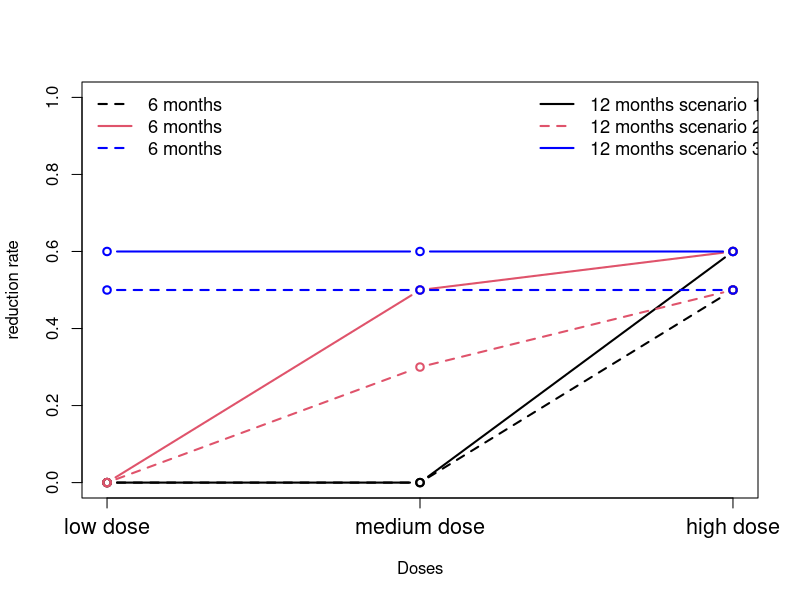

The R script that drew this image: (Note: this script raises an error after producing the figure.)
r0_6no=0
r1_6no=0
r2_6no=0
r3_6no=0
r0_12no=0
r1_12no=0
r2_12no=0
r3_12no=0

r0_6lo=0
r1_6lo=0
r2_6lo=0
r3_6lo=0.5
r0_12lo=0
r1_12lo=0
r2_12lo=0
r3_12lo=0.6

r0_6me=0
r1_6me=0
r2_6me=0.3
r3_6me=0.5
r0_12me=0
r1_12me=0
r2_12me=0.5
r3_12me=0.6

r0_6hi=0
r1_6hi=0.5
r2_6hi=0.5
r3_6hi=0.5
r0_12hi=0
r1_12hi=0.6
r2_12hi=0.6
r3_12hi=0.6

pdf(file ="Scenarios.pdf", width = 10, height = 10, pointsize = 12, paper = "special")
plot(1:3,c(r1_6lo,r2_6lo,r3_6lo),type="b",lty=2,ylim=c(0,1),ylab="reduction rate",xlab="Doses",lwd=2,xaxt="n")
axis(1,c(1:3),c("low dose","medium dose","high dose"),cex.axis=1.3)#,c("Selection","condPow","Pow"),padj=-0.3,cex.axis=1)
legend("topleft",legend=c("6 months","6 months","6 months","12 months scenario 1 - only high dose effective","12 months scenario 2 - Trend","12 months scenario 3 - all effective"),lwd=2,col=c(1,2,"blue"),bty="n",lty=c(2,1,2,1,2,1),ncol=2,cex=1.1)
lines(1:3,c(r1_12lo,r2_12lo,r3_12lo),type="b",lty=1,lwd=2)
lines(1:3,c(r1_12me,r2_12me,r3_12me),type="b",lty=1,lwd=2,col=2)
lines(1:3,c(r1_6me,r2_6me,r3_6me),type="b",lty=2,lwd=2,col=2)            
lines(1:3,c(r1_12hi,r2_12hi,r3_12hi),type="b",lty=1,lwd=2,col="blue")
lines(1:3,c(r1_6hi,r2_6hi,r3_6hi),type="b",lty=2,lwd=2,col="blue")            
dev.off()


#oncho

mu<-20
sigma<-28

mu_raw_0 = mu
sd_raw_0 = sigma 
rho = 0.5
n_trials=10000
n_arms = 4
N1<-c(80,80,80,120,120,120)
N = 200
rmonth=1
alpha1<-c(.1,.2,.3,.1,.2,.3)
alpha=.025
sim_out1=1
sel_scen=0
side1=1
test1=0
dropout=.1
rr0=0
rr1=0
rr2=0
rr3=0

#no_effect

#simulation.global.null<-c(mu_raw_0, sd_raw_0, r0_6,r1_6,r2_6,r3_6, r0_12,r1_12,r2_12,r3_12,  rho ,   #data.matrix(expand.grid
#            n_trials,n_arms,N1 , N, rmonth, alpha1 , alpha,  sim_out1,sel_scen, side1, test1)#)

oncho_no_effect<-mapply(simul_res,mu_raw_0, sd_raw_0 , r0_6no,r1_6no,r2_6no,r3_6no, r0_12no,r1_12no,r2_12no,r3_12no,  rho ,
       n_trials,4,N1 , N, rmonth, alpha1 , alpha,
       sim_out1,sel_scen, side1,test1,dropout,rr0,rr1,rr2,rr3)



#low_effect
oncho_low_effect<-mapply(simul_res,mu_raw_0, sd_raw_0 , r0_6lo,r1_6lo,r2_6lo,r3_6lo, r0_12lo,r1_12lo,r2_12lo,r3_12lo,  rho ,
                        n_trials,4,N1 , N, rmonth, alpha1 , alpha,
                        sim_out1,sel_scen, side1,test1,dropout,rr0,rr1,rr2,rr3)


#med_effect

oncho_med_effect<-mapply(simul_res,mu_raw_0, sd_raw_0 , r0_6me,r1_6me,r2_6me,r3_6me, r0_12me,r1_12me,r2_12me,r3_12me,  rho ,
                         n_trials,4,N1 , N, rmonth, alpha1 , alpha,
                         sim_out1,sel_scen, side1,test1,dropout,rr0,rr1,rr2,rr3)



#high_effect

oncho_high_effect<-mapply(simul_res,mu_raw_0, sd_raw_0 , r0_6hi,r1_6hi,r2_6hi,r3_6hi, r0_12hi,r1_12hi,r2_12hi,r3_12hi,  rho ,
                         n_trials,4,N1 , N, rmonth, alpha1 , alpha,
                         sim_out1,sel_scen, side1,test1,dropout,rr0,rr1,rr2,rr3)




#Power
pdf(file ="Oncho_Pow.pdf", width = 12, height = 9, pointsize = 12, paper = "special")

par (mfrow=c(3,4), mar=c(1, 1, 1, 1), oma=c(3, 3, 1, 1))
#plot(1:3,oncho_no_effect[7,1:3],type="b",xaxt="n",ylim=c(0,1),lty=1,lwd=2,col=1)
#mtext(side=2,"Proportion",cex=1,line=2.1)#,line=2.2)
#mtext(side=3,"Low Dose",cex=1.3)#,line=2.2)
#lines(1:3,oncho_no_effect[7,4:6],type="b",lwd=2,col=2)
#lines(1:3,oncho_no_effect[11,1:3],type="b",lwd=2,col=3,lty=2)
#lines(1:3,oncho_no_effect[15,1:3],type="b",lwd=2,col=5,lty=2)

#plot(1:3,oncho_no_effect[8,1:3],type="b",xaxt="n",yaxt="n",ylim=c(0,1),lwd=2,col=1)
#mtext(side=3,"Medium Dose",cex=1.3)#,line=2.2)
#lines(1:3,oncho_no_effect[8,4:6],type="b",lwd=2,col=2)
#lines(1:3,oncho_no_effect[12,1:3],type="b",lwd=2,col=3,lty=2)
#lines(1:3,oncho_no_effect[16,1:3],type="b",lwd=2,col=5,lty=2)

#plot(1:3,oncho_no_effect[9,1:3],type="b",xaxt="n",yaxt="n",ylim=c(0,1),lwd=2,col=1)
#mtext(side=3,"High Dose",cex=1.3)#,line=2.2)
#lines(1:3,oncho_no_effect[9,4:6],type="b",lwd=2,col=2)
#lines(1:3,oncho_no_effect[13,1:3],type="b",lwd=2,col=3,lty=2)
#lines(1:3,oncho_no_effect[17,1:3],type="b",lwd=2,col=5,lty=2)

#plot(1:3,oncho_no_effect[10,1:3],type="b",xaxt="n",yaxt="n",ylim=c(0,1),lwd=2,col=1)
#mtext(side=3,"Disjunctive",cex=1.3)#,line=2.2)
#lines(1:3,oncho_no_effect[10,4:6],type="b",lwd=2,col=2)
#lines(1:3,oncho_no_effect[14,1:3],type="b",lwd=2,col=3,lty=2)
#lines(1:3,oncho_no_effect[18,1:3],type="b",lwd=2,col=5,lty=2)
#mtext(side=4,"Scenario 0",cex=1,line=1)#,line=2.2)



plot(1:3,oncho_low_effect[7,1:3],type="b",xaxt="n",ylim=c(0,1),lty=1,lwd=2,col=1)
legend("top",legend=c(expression(N[1]==80),expression(N[1]==120),"MA1","MA2"),lwd=2,col=c(1,2,3,4,"white","white"),lty=c(1,1,2,2),bty="n")
mtext(side=2,"Proportion",cex=1,line=2.1)#,line=2.2)
mtext(side=3,"Low Dose",cex=1.3)#,line=2.2)
lines(1:3,oncho_low_effect[7,4:6],type="b",lty=1,lwd=2,col=2)
lines(1:3,oncho_low_effect[11,1:3],type="b",lwd=2,col=3,lty=2)
lines(1:3,oncho_low_effect[15,1:3],type="b",lwd=2,col=5,lty=2)

plot(1:3,oncho_low_effect[8,1:3],type="b",xaxt="n",yaxt="n",ylim=c(0,1),lwd=2,col=1)
mtext(side=3,"Medium Dose",cex=1.3)#,line=2.2)
lines(1:3,oncho_low_effect[8,4:6],type="b",lwd=2,col=2)
lines(1:3,oncho_low_effect[12,1:3],type="b",lwd=2,col=3,lty=2)
lines(1:3,oncho_low_effect[16,1:3],type="b",lwd=2,col=5,lty=2)

plot(1:3,oncho_low_effect[9,1:3],type="b",xaxt="n",yaxt="n",ylim=c(0,1),lwd=2,col=1)
mtext(side=3,"High Dose",cex=1.3)#,line=2.2)
lines(1:3,oncho_low_effect[9,4:6],type="b",lwd=2,col=2)
lines(1:3,oncho_low_effect[13,1:3],type="b",lwd=2,col=3,lty=2)
lines(1:3,oncho_low_effect[17,1:3],type="b",lwd=2,col=5,lty=2)

plot(1:3,oncho_low_effect[10,1:3],type="b",xaxt="n",yaxt="n",ylim=c(0,1),lwd=2,col=1)
lines(1:3,oncho_low_effect[10,4:6],type="b",lwd=2,col=2)
mtext(side=3,"Disjunctive",cex=1.3)#,line=2.2)lines(1:3,oncho_low_effect[10,4:6],type="b",lwd=2,col=2)
lines(1:3,oncho_low_effect[14,1:3],type="b",lwd=2,col=3,lty=2)
lines(1:3,oncho_low_effect[18,1:3],type="b",lwd=2,col=5,lty=2)
mtext(side=4,"Scenario low",cex=1,line=1)#,line=2.2)


plot(1:3,oncho_med_effect[7,1:3],type="b",xaxt="n",ylim=c(0,1),lty=1,lwd=2,col=1)
mtext(side=2,"Proportion",cex=1,line=2.1)#,line=2.2)
lines(1:3,oncho_med_effect[7,4:6],type="b",lty=1,lwd=2,col=2)
lines(1:3,oncho_med_effect[11,1:3],type="b",lwd=2,col=3,lty=2)
lines(1:3,oncho_med_effect[15,1:3],type="b",lwd=2,col=5,lty=2)

plot(1:3,oncho_med_effect[8,1:3],type="b",xaxt="n",yaxt="n",ylim=c(0,1),lwd=2,col=1)
lines(1:3,oncho_med_effect[8,4:6],type="b",lwd=2,col=2)
lines(1:3,oncho_med_effect[12,1:3],type="b",lwd=2,col=3,lty=2)
lines(1:3,oncho_med_effect[16,1:3],type="b",lwd=2,col=5,lty=2)

plot(1:3,oncho_med_effect[9,1:3],type="b",xaxt="n",yaxt="n",ylim=c(0,1),lwd=2,col=1)
lines(1:3,oncho_med_effect[9,4:6],type="b",lwd=2,col=2)
lines(1:3,oncho_med_effect[13,1:3],type="b",lwd=2,col=3,lty=2)
lines(1:3,oncho_med_effect[17,1:3],type="b",lwd=2,col=5,lty=2)

plot(1:3,oncho_med_effect[10,1:3],type="b",xaxt="n",yaxt="n",ylim=c(0,1),lwd=2,col=1)
lines(1:3,oncho_med_effect[10,4:6],type="b",lwd=2,col=2)
lines(1:3,oncho_med_effect[14,1:3],type="b",lwd=2,col=3,lty=2)
lines(1:3,oncho_med_effect[18,1:3],type="b",lwd=2,col=5,lty=2)
mtext(side=4,"Scenario med",cex=1,line=1)#,line=2.2)

plot(1:3,oncho_high_effect[7,1:3],type="b",xaxt="n",ylim=c(0,1),lty=1,lwd=2,col=1)
mtext(side=2,"Proportion",cex=1,line=2.1)#,line=2.2)
lines(1:3,oncho_high_effect[7,4:6],type="b",lty=1,lwd=2,col=2)
lines(1:3,oncho_high_effect[11,1:3],type="b",lwd=2,col=3,lty=2)
lines(1:3,oncho_high_effect[15,1:3],type="b",lwd=2,col=5,lty=2)
axis(1,c(1:3),c("0.1","0.2","0.3"),padj=-0.3,cex.axis=1)#,c("Selection","condPow","Pow"),padj=-0.3,cex.axis=1)
mtext(side=1,expression(alpha[1]),cex=1,line=2)#,line=2.2)

plot(1:3,oncho_high_effect[8,1:3],type="b",xaxt="n",yaxt="n",ylim=c(0,1),lwd=2,col=1)
lines(1:3,oncho_high_effect[8,4:6],type="b",lwd=2,col=2)
lines(1:3,oncho_high_effect[12,1:3],type="b",lwd=2,col=3,lty=2)
lines(1:3,oncho_high_effect[16,1:3],type="b",lwd=2,col=5,lty=2)
axis(1,c(1:3),c("0.1","0.2","0.3"),padj=-0.3,cex.axis=1)#,c("Selection","condPow","Pow"),padj=-0.3,cex.axis=1)
mtext(side=1,expression(alpha[1]),cex=1,line=2)#,line=2.2)

plot(1:3,oncho_high_effect[9,1:3],type="b",xaxt="n",yaxt="n",ylim=c(0,1),lwd=2,col=1)
lines(1:3,oncho_high_effect[9,4:6],type="b",lwd=2,col=2)
lines(1:3,oncho_high_effect[13,1:3],type="b",lwd=2,col=3,lty=2)
lines(1:3,oncho_high_effect[17,1:3],type="b",lwd=2,col=5,lty=2)
axis(1,c(1:3),c("0.1","0.2","0.3"),padj=-0.3,cex.axis=1)#,c("Selection","condPow","Pow"),padj=-0.3,cex.axis=1)
mtext(side=1,expression(alpha[1]),cex=1,line=2)#,line=2.2)

plot(1:3,oncho_high_effect[10,1:3],type="b",xaxt="n",yaxt="n",ylim=c(0,1),lwd=2,col=1)
lines(1:3,oncho_high_effect[10,4:6],type="b",lwd=2,col=2)
lines(1:3,oncho_high_effect[14,1:3],type="b",lwd=2,col=3,lty=2)
lines(1:3,oncho_high_effect[18,1:3],type="b",lwd=2,col=5,lty=2)
mtext(side=4,"Scenario high",cex=1,line=1)#,line=2.2)
axis(1,c(1:3),c("0.1","0.2","0.3"),padj=-0.3,cex.axis=1)#,c("Selection","condPow","Pow"),padj=-0.3,cex.axis=1)
mtext(side=1,expression(alpha[1]),cex=1,line=2)#,line=2.2)

dev.off()



#Selection
pdf(file ="Oncho_selection.pdf", width = 9, height = 12, pointsize = 12, paper = "special")

par (mfrow=c(4,3), mar=c(1, 1, 1, 1), oma=c(3, 3, 1, 1))
plot(1:3,oncho_no_effect[1,1:3],type="b",xaxt="n",ylim=c(0,1),lty=1,lwd=2,col=1)
legend("top",legend=c(expression(N[1]==80),expression(N[1]==120)),lwd=2,col=c(1,2),lty=c(1,1),bty="n")
mtext(side=2,"Proportion",cex=1,line=2.1)#,line=2.2)
mtext(side=3,"Low Dose",cex=1.3)#,line=2.2)
#legend("topright",legend=c(expression(N[1]==60),expression(alpha[1]==0.1),expression(alpha[1]==0.2),expression(alpha[1]==0.3),expression(N[1]==90),expression(alpha[1]==0.1),expression(alpha[1]==0.2),expression(alpha[1]==0.3)),cex=.8,lwd=2,col=c("white",1:3,"white",4:6),lwd=2.5,ncol=2,bty="n",pch=c(1,1:3,1,4:6))
lines(1:3,oncho_no_effect[1,4:6],type="b",lwd=2,col=2)

plot(1:3,oncho_no_effect[2,1:3],type="b",xaxt="n",yaxt="n",ylim=c(0,1),lwd=2,col=1)
mtext(side=3,"Medium Dose",cex=1.3)#,line=2.2)
lines(1:3,oncho_no_effect[2,4:6],type="b",lwd=2,col=2)

plot(1:3,oncho_no_effect[3,1:3],type="b",xaxt="n",yaxt="n",ylim=c(0,1),lwd=2,col=1)
mtext(side=3,"High Dose",cex=1.3)#,line=2.2)
lines(1:3,oncho_no_effect[3,4:6],type="b",lwd=2,col=2)

mtext(side=4,"Scenario 0",cex=1,line=1)#,line=2.2)



plot(1:3,oncho_low_effect[1,1:3],type="b",xaxt="n",ylim=c(0,1),lty=1,lwd=2,col=1)
mtext(side=2,"Proportion",cex=1,line=2.1)#,line=2.2)
lines(1:3,oncho_low_effect[1,4:6],type="b",lty=1,lwd=2,col=2)

plot(1:3,oncho_low_effect[2,1:3],type="b",xaxt="n",yaxt="n",ylim=c(0,1),lwd=2,col=1)
lines(1:3,oncho_low_effect[2,4:6],type="b",lwd=2,col=2)

plot(1:3,oncho_low_effect[3,1:3],type="b",xaxt="n",yaxt="n",ylim=c(0,1),lwd=2,col=1)
lines(1:3,oncho_low_effect[3,4:6],type="b",lwd=2,col=2)
mtext(side=4,"Scenario low",cex=1,line=1)#,line=2.2)


plot(1:3,oncho_med_effect[1,1:3],type="b",xaxt="n",ylim=c(0,1),lty=1,lwd=2,col=1)
mtext(side=2,"Proportion",cex=1,line=2.1)#,line=2.2)
lines(1:3,oncho_med_effect[1,4:6],type="b",lty=1,lwd=2,col=2)

plot(1:3,oncho_med_effect[2,1:3],type="b",xaxt="n",yaxt="n",ylim=c(0,1),lwd=2,col=1)
lines(1:3,oncho_med_effect[2,4:6],type="b",lwd=2,col=2)

plot(1:3,oncho_med_effect[3,1:3],type="b",xaxt="n",yaxt="n",ylim=c(0,1),lwd=2,col=1)
lines(1:3,oncho_med_effect[3,4:6],type="b",lwd=2,col=2)
mtext(side=4,"Scenario med",cex=1,line=1)#,line=2.2)

plot(1:3,oncho_high_effect[1,1:3],type="b",xaxt="n",ylim=c(0,1),lty=1,lwd=2,col=1)
mtext(side=2,"Proportion",cex=1,line=2.1)#,line=2.2)
lines(1:3,oncho_high_effect[1,4:6],type="b",lty=1,lwd=2,col=2)
axis(1,c(1:3),c("0.1","0.2","0.3"),padj=-0.3,cex.axis=1)#,c("Selection","condPow","Pow"),padj=-0.3,cex.axis=1)
mtext(side=1,expression(alpha[1]),cex=1,line=2)#,line=2.2)

plot(1:3,oncho_high_effect[2,1:3],type="b",xaxt="n",yaxt="n",ylim=c(0,1),lwd=2,col=1)
lines(1:3,oncho_high_effect[2,4:6],type="b",lwd=2,col=2)
axis(1,c(1:3),c("0.1","0.2","0.3"),padj=-0.3,cex.axis=1)#,c("Selection","condPow","Pow"),padj=-0.3,cex.axis=1)
mtext(side=1,expression(alpha[1]),cex=1,line=2)#,line=2.2)

plot(1:3,oncho_high_effect[3,1:3],type="b",xaxt="n",yaxt="n",ylim=c(0,1),lwd=2,col=1)
lines(1:3,oncho_high_effect[3,4:6],type="b",lwd=2,col=2)
axis(1,c(1:3),c("0.1","0.2","0.3"),padj=-0.3,cex.axis=1)#,c("Selection","condPow","Pow"),padj=-0.3,cex.axis=1)
mtext(side=1,expression(alpha[1]),cex=1,line=2)#,line=2.2)
mtext(side=4,"Scenario high",cex=1,line=1)#,line=2.2)
dev.off()

#Conditional Power


pdf(file ="Oncho_condpower.pdf", width = 9, height = 9, pointsize = 12, paper = "special")
par (mfrow=c(3,3), mar=c(1, 1, 1, 1), oma=c(3, 3, 1, 1))
#plot(1:3,oncho_no_effect[4,1:3],type="b",xaxt="n",ylim=c(0,1),lty=1,lwd=2,col=1)
#mtext(side=2,"Proportion",cex=1,line=2.1)#,line=2.2)
#mtext(side=3,"Low Dose",cex=1.3)#,line=2.2)
#legend("topright",legend=c(expression(N[1]==60),expression(alpha[1]==0.1),expression(alpha[1]==0.2),expression(alpha[1]==0.3),expression(N[1]==90),expression(alpha[1]==0.1),expression(alpha[1]==0.2),expression(alpha[1]==0.3)),cex=.8,lwd=2,col=c("white",1:3,"white",4:6),lwd=2.5,ncol=2,bty="n",pch=c(1,1:3,1,4:6))
#lines(1:3,oncho_no_effect[4,4:6],type="b",lwd=2,col=2)

#plot(1:3,oncho_no_effect[5,1:3],type="b",xaxt="n",yaxt="n",ylim=c(0,1),lwd=2,col=1)
#mtext(side=3,"Medium Dose",cex=1.3)#,line=2.2)
#lines(1:3,oncho_no_effect[5,4:6],type="b",lwd=2,col=2)

#plot(1:3,oncho_no_effect[6,1:3],type="b",xaxt="n",yaxt="n",ylim=c(0,1),lwd=2,col=1)
#mtext(side=3,"High Dose",cex=1.3)#,line=2.2)
#lines(1:3,oncho_no_effect[6,4:6],type="b",lwd=2,col=2)

#mtext(side=4,"Scenario 0",cex=1,line=1)#,line=2.2)



plot(1:3,oncho_low_effect[4,1:3],type="b",xaxt="n",ylim=c(0,1),lty=1,lwd=2,col=1)
legend("top",legend=c(expression(N[1]==80),expression(N[1]==120)),lwd=2,col=c(1,2),lty=c(1,1),bty="n")
mtext(side=3,"Low Dose",cex=1.3)#,line=2.2)
mtext(side=2,"Proportion",cex=1,line=2.1)#,line=2.2)
lines(1:3,oncho_low_effect[4,4:6],type="b",lty=1,lwd=2,col=2)

plot(1:3,oncho_low_effect[5,1:3],type="b",xaxt="n",yaxt="n",ylim=c(0,1),lwd=2,col=1)
mtext(side=3,"Medium Dose",cex=1.3)#,line=2.2)
lines(1:3,oncho_low_effect[5,4:6],type="b",lwd=2,col=2)

plot(1:3,oncho_low_effect[6,1:3],type="b",xaxt="n",yaxt="n",ylim=c(0,1),lwd=2,col=1)
mtext(side=3,"High Dose",cex=1.3)#,line=2.2)
lines(1:3,oncho_low_effect[6,4:6],type="b",lwd=2,col=2)
mtext(side=4,"Scenario low",cex=1,line=1)#,line=2.2)


plot(1:3,oncho_med_effect[4,1:3],type="b",xaxt="n",ylim=c(0,1),lty=1,lwd=2,col=1)
mtext(side=2,"Proportion",cex=1,line=2.1)#,line=2.2)
lines(1:3,oncho_med_effect[4,4:6],type="b",lty=1,lwd=2,col=2)

plot(1:3,oncho_med_effect[5,1:3],type="b",xaxt="n",yaxt="n",ylim=c(0,1),lwd=2,col=1)
lines(1:3,oncho_med_effect[5,4:6],type="b",lwd=2,col=2)

plot(1:3,oncho_med_effect[6,1:3],type="b",xaxt="n",yaxt="n",ylim=c(0,1),lwd=2,col=1)
lines(1:3,oncho_med_effect[6,4:6],type="b",lwd=2,col=2)
mtext(side=4,"Scenario med",cex=1,line=1)#,line=2.2)

plot(1:3,oncho_high_effect[4,1:3],type="b",xaxt="n",ylim=c(0,1),lty=1,lwd=2,col=1)
mtext(side=2,"Proportion",cex=1,line=2.1)#,line=2.2)
lines(1:3,oncho_high_effect[4,4:6],type="b",lty=1,lwd=2,col=2)
axis(1,c(1:3),c("0.1","0.2","0.3"),padj=-0.3,cex.axis=1)#,c("Selection","condPow","Pow"),padj=-0.3,cex.axis=1)
mtext(side=1,expression(alpha[1]),cex=1,line=2)#,line=2.2)

plot(1:3,oncho_high_effect[5,1:3],type="b",xaxt="n",yaxt="n",ylim=c(0,1),lwd=2,col=1)
lines(1:3,oncho_high_effect[5,4:6],type="b",lwd=2,col=2)
axis(1,c(1:3),c("0.1","0.2","0.3"),padj=-0.3,cex.axis=1)#,c("Selection","condPow","Pow"),padj=-0.3,cex.axis=1)
mtext(side=1,expression(alpha[1]),cex=1,line=2)#,line=2.2)

plot(1:3,oncho_high_effect[6,1:3],type="b",xaxt="n",yaxt="n",ylim=c(0,1),lwd=2,col=1)
lines(1:3,oncho_high_effect[6,4:6],type="b",lwd=2,col=2)
axis(1,c(1:3),c("0.1","0.2","0.3"),padj=-0.3,cex.axis=1)#,c("Selection","condPow","Pow"),padj=-0.3,cex.axis=1)
mtext(side=1,expression(alpha[1]),cex=1,line=2)#,line=2.2)
mtext(side=4,"Scenario high",cex=1,line=1)#,line=2.2)

dev.off()







###############################################################################################
###############################################################################################

#
#
#     Compare Wilcoxon linear model
#
#


N1<-120
alpha1<-.1
sel_scen=c(0,0,0,1,1,1)
test1=c(0,1,3,0,1,3)
rr0=0
rr1=.2
rr2=.4
rr3=.6
#no_effect

oncho_no_effect_test<-mapply(simul_res,mu_raw_0, sd_raw_0 , r0_6no,r1_6no,r2_6no,r3_6no, r0_12no,r1_12no,r2_12no,r3_12no,  rho ,
                        n_trials,4,N1 , N, rmonth, alpha1 , alpha,
                        sim_out1,sel_scen, side1,test1,dropout,rr0,rr1,rr2,rr3)

#low_effect
oncho_low_effect_test<-mapply(simul_res,mu_raw_0, sd_raw_0 , r0_6lo,r1_6lo,r2_6lo,r3_6lo, r0_12lo,r1_12lo,r2_12lo,r3_12lo,  rho ,
                         n_trials,4,N1 , N, rmonth, alpha1 , alpha,
                         sim_out1,sel_scen, side1,test1,dropout,rr0,rr1,rr2,rr3)

#med_effect

oncho_med_effect_test<-mapply(simul_res,mu_raw_0, sd_raw_0 , r0_6me,r1_6me,r2_6me,r3_6me, r0_12me,r1_12me,r2_12me,r3_12me,  rho ,
                         n_trials,4,N1 , N, rmonth, alpha1 , alpha,
                         sim_out1,sel_scen, side1,test1,dropout,rr0,rr1,rr2,rr3)

#high_effect

oncho_high_effect_test<-mapply(simul_res,mu_raw_0, sd_raw_0 , r0_6hi,r1_6hi,r2_6hi,r3_6hi, r0_12hi,r1_12hi,r2_12hi,r3_12hi,  rho ,
                          n_trials,4,N1 , N, rmonth, alpha1 , alpha,
                          sim_out1,sel_scen, side1,test1,dropout,rr0,rr1,rr2,rr3)







#Power
pdf(file ="Oncho_Pow_test.pdf", width = 12, height = 9, pointsize = 12, paper = "special")

par (mfrow=c(3,4), mar=c(1, 1, 1, 1), oma=c(3, 3, 1, 1))
#plot(1:3,oncho_no_effect_test[7,1:3],type="b",xaxt="n",ylim=c(0,1),lty=1,lwd=2,col=1)
#mtext(side=2,"Proportion",cex=1,line=2.1)#,line=2.2)
#mtext(side=3,"Low Dose",cex=1.3)#,line=2.2)
##legend("topright",legend=c(expression(N[1]==60),expression(alpha[1]==0.1),expression(alpha[1]==0.2),expression(alpha[1]==0.3),expression(N[1]==90),expression(alpha[1]==0.1),expression(alpha[1]==0.2),expression(alpha[1]==0.3)),cex=.8,lwd=2,col=c("white",1:3,"white",4:6),lwd=2.5,ncol=2,bty="n",pch=c(1,1:3,1,4:6))
#lines(1:3,oncho_no_effect_test[7,4:6],type="b",lwd=2,col=2)
#lines(1:3,oncho_no_effect_test[11,1:3],type="b",lwd=2,col=3,lty=2)
##lines(1:3,oncho_no_effect_test[11,4:6],type="b",lwd=2,col=4) #sollte das selbe sein wie in voriger Zeile, daher weglassen
#lines(1:3,oncho_no_effect_test[15,1:3],type="b",lwd=2,col=5,lty=2)

#plot(1:3,oncho_no_effect_test[8,1:3],type="b",xaxt="n",yaxt="n",ylim=c(0,1),lwd=2,col=1)
#mtext(side=3,"Medium Dose",cex=1.3)#,line=2.2)
#lines(1:3,oncho_no_effect_test[8,4:6],type="b",lwd=2,col=2)
#lines(1:3,oncho_no_effect_test[12,1:3],type="b",lwd=2,col=3,lty=2)
#lines(1:3,oncho_no_effect_test[16,1:3],type="b",lwd=2,col=5,lty=2)#

#plot(1:3,oncho_no_effect_test[9,1:3],type="b",xaxt="n",yaxt="n",ylim=c(0,1),lwd=2,col=1)
#mtext(side=3,"High Dose",cex=1.3)#,line=2.2)
#lines(1:3,oncho_no_effect_test[9,4:6],type="b",lwd=2,col=2)
#lines(1:3,oncho_no_effect_test[13,1:3],type="b",lwd=2,col=3,lty=2)
#lines(1:3,oncho_no_effect_test[17,1:3],type="b",lwd=2,col=5,lty=2)

#plot(1:3,oncho_no_effect_test[10,1:3],type="b",xaxt="n",yaxt="n",ylim=c(0,1),lwd=2,col=1)
#mtext(side=3,"Disjunctive",cex=1.3)#,line=2.2)
#lines(1:3,oncho_no_effect_test[10,4:6],type="b",lwd=2,col=2)
#lines(1:3,oncho_no_effect_test[14,1:3],type="b",lwd=2,col=3,lty=2)
#lines(1:3,oncho_no_effect_test[18,1:3],type="b",lwd=2,col=5,lty=2)
#mtext(side=4,"Scenario 0",cex=1,line=1)#,line=2.2)



plot(1:3,oncho_low_effect_test[7,1:3],type="b",xaxt="n",ylim=c(0,1),lty=1,lwd=2,col=1)
legend("top",legend=c(expression(N[1]==80),expression(N[1]==120),"MA1","MA2"),lwd=2,col=c(1,2,3,4),lty=c(1,1,2,2),bty="n")
mtext(side=2,"Proportion",cex=1,line=2.1)#,line=2.2)
mtext(side=3,"Low Dose",cex=1.3)#,line=2.2)
lines(1:3,oncho_low_effect_test[7,4:6],type="b",lty=1,lwd=2,col=2)
lines(1:3,oncho_low_effect_test[11,1:3],type="b",lwd=2,col=3,lty=2)
lines(1:3,oncho_low_effect_test[15,1:3],type="b",lwd=2,col=5,lty=2)

plot(1:3,oncho_low_effect_test[8,1:3],type="b",xaxt="n",yaxt="n",ylim=c(0,1),lwd=2,col=1)
mtext(side=3,"Medium Dose",cex=1.3)#,line=2.2)
lines(1:3,oncho_low_effect_test[8,4:6],type="b",lwd=2,col=2)
lines(1:3,oncho_low_effect_test[12,1:3],type="b",lwd=2,col=3,lty=2)
lines(1:3,oncho_low_effect_test[16,1:3],type="b",lwd=2,col=5,lty=2)

plot(1:3,oncho_low_effect_test[9,1:3],type="b",xaxt="n",yaxt="n",ylim=c(0,1),lwd=2,col=1)
mtext(side=3,"High Dose",cex=1.3)#,line=2.2)
lines(1:3,oncho_low_effect_test[9,4:6],type="b",lwd=2,col=2)
lines(1:3,oncho_low_effect_test[13,1:3],type="b",lwd=2,col=3,lty=2)
lines(1:3,oncho_low_effect_test[17,1:3],type="b",lwd=2,col=5,lty=2)

plot(1:3,oncho_low_effect_test[10,1:3],type="b",xaxt="n",yaxt="n",ylim=c(0,1),lwd=2,col=1)
mtext(side=3,"Disjunctive",cex=1.3)#,line=2.2)
lines(1:3,oncho_low_effect_test[10,4:6],type="b",lwd=2,col=2)
lines(1:3,oncho_low_effect_test[14,1:3],type="b",lwd=2,col=3,lty=2)
lines(1:3,oncho_low_effect_test[18,1:3],type="b",lwd=2,col=5,lty=2)
mtext(side=4,"Scenario low",cex=1,line=1)#,line=2.2)


plot(1:3,oncho_med_effect_test[7,1:3],type="b",xaxt="n",ylim=c(0,1),lty=1,lwd=2,col=1)
mtext(side=2,"Proportion",cex=1,line=2.1)#,line=2.2)
lines(1:3,oncho_med_effect_test[7,4:6],type="b",lty=1,lwd=2,col=2)
lines(1:3,oncho_med_effect_test[11,1:3],type="b",lwd=2,col=3,lty=2)
lines(1:3,oncho_med_effect_test[15,1:3],type="b",lwd=2,col=5,lty=2)

plot(1:3,oncho_med_effect_test[8,1:3],type="b",xaxt="n",yaxt="n",ylim=c(0,1),lwd=2,col=1)
lines(1:3,oncho_med_effect_test[8,4:6],type="b",lwd=2,col=2)
lines(1:3,oncho_med_effect_test[12,1:3],type="b",lwd=2,col=3,lty=2)
lines(1:3,oncho_med_effect_test[16,1:3],type="b",lwd=2,col=5,lty=2)

plot(1:3,oncho_med_effect_test[9,1:3],type="b",xaxt="n",yaxt="n",ylim=c(0,1),lwd=2,col=1)
lines(1:3,oncho_med_effect_test[9,4:6],type="b",lwd=2,col=2)
lines(1:3,oncho_med_effect_test[13,1:3],type="b",lwd=2,col=3,lty=2)
lines(1:3,oncho_med_effect_test[17,1:3],type="b",lwd=2,col=5,lty=2)

plot(1:3,oncho_med_effect_test[10,1:3],type="b",xaxt="n",yaxt="n",ylim=c(0,1),lwd=2,col=1)
lines(1:3,oncho_med_effect_test[10,4:6],type="b",lwd=2,col=2)
lines(1:3,oncho_med_effect_test[14,1:3],type="b",lwd=2,col=3,lty=2)
lines(1:3,oncho_med_effect_test[18,1:3],type="b",lwd=2,col=5,lty=2)
mtext(side=4,"Scenario med",cex=1,line=1)#,line=2.2)

plot(1:3,oncho_high_effect_test[7,1:3],type="b",xaxt="n",ylim=c(0,1),lty=1,lwd=2,col=1)
mtext(side=2,"Proportion",cex=1,line=2.1)#,line=2.2)
lines(1:3,oncho_high_effect_test[7,4:6],type="b",lty=1,lwd=2,col=2)
lines(1:3,oncho_high_effect_test[11,1:3],type="b",lwd=2,col=3,lty=2)
lines(1:3,oncho_high_effect_test[15,1:3],type="b",lwd=2,col=5,lty=2)
axis(1,c(1:3),c("lm","t-test","non par."),padj=-0.3,cex.axis=1)#,c("Selection","condPow","Pow"),padj=-0.3,cex.axis=1)
mtext(side=1,"Analysis",cex=1,line=2)#,line=2.2)

plot(1:3,oncho_high_effect_test[8,1:3],type="b",xaxt="n",yaxt="n",ylim=c(0,1),lwd=2,col=1)
lines(1:3,oncho_high_effect_test[8,4:6],type="b",lwd=2,col=2)
lines(1:3,oncho_high_effect_test[12,1:3],type="b",lwd=2,col=3,lty=2)
lines(1:3,oncho_high_effect_test[16,1:3],type="b",lwd=2,col=5,lty=2)
axis(1,c(1:3),c("lm","t-test","non par."),padj=-0.3,cex.axis=1)#,c("Selection","condPow","Pow"),padj=-0.3,cex.axis=1)
mtext(side=1,"Analysis",cex=1,line=2)#,line=2.2)

plot(1:3,oncho_high_effect_test[9,1:3],type="b",xaxt="n",yaxt="n",ylim=c(0,1),lwd=2,col=1)
lines(1:3,oncho_high_effect_test[9,4:6],type="b",lwd=2,col=2)
lines(1:3,oncho_high_effect_test[13,1:3],type="b",lwd=2,col=3,lty=2)
lines(1:3,oncho_high_effect_test[17,1:3],type="b",lwd=2,col=5,lty=2)
axis(1,c(1:3),c("lm","t-test","non par."),padj=-0.3,cex.axis=1)#,c("Selection","condPow","Pow"),padj=-0.3,cex.axis=1)
mtext(side=1,"Analysis",cex=1,line=2)#,line=2.2)

plot(1:3,oncho_high_effect_test[10,1:3],type="b",xaxt="n",yaxt="n",ylim=c(0,1),lwd=2,col=1)
lines(1:3,oncho_high_effect_test[10,4:6],type="b",lwd=2,col=2)
lines(1:3,oncho_high_effect_test[14,1:3],type="b",lwd=2,col=3,lty=2)
lines(1:3,oncho_high_effect_test[18,1:3],type="b",lwd=2,col=5,lty=2)
mtext(side=4,"Scenario high",cex=1,line=1)#,line=2.2)
axis(1,c(1:3),c("lm","t-test","non par."),padj=-0.3,cex.axis=1)#,c("Selection","condPow","Pow"),padj=-0.3,cex.axis=1)
mtext(side=1,"Analysis",cex=1,line=2)#,line=2.2)

dev.off()



#Selection
pdf(file ="Oncho_selection_test.pdf", width = 9, height = 12, pointsize = 12, paper = "special")

par (mfrow=c(4,3), mar=c(1, 1, 1, 1), oma=c(3, 3, 1, 1))
plot(1:3,oncho_no_effect_test[1,1:3],type="b",xaxt="n",ylim=c(0,1),lty=1,lwd=2,col=1)
legend("top",legend=c(expression(N[1]==80),expression(N[1]==120)),lwd=2,col=c(1,2,3,4),lty=c(1,1,2,2),bty="n")
mtext(side=2,"Proportion",cex=1,line=2.1)#,line=2.2)
mtext(side=3,"Low Dose",cex=1.3)#,line=2.2)
#legend("topright",legend=c(expression(N[1]==60),expression(alpha[1]==0.1),expression(alpha[1]==0.2),expression(alpha[1]==0.3),expression(N[1]==90),expression(alpha[1]==0.1),expression(alpha[1]==0.2),expression(alpha[1]==0.3)),cex=.8,lwd=2,col=c("white",1:3,"white",4:6),lwd=2.5,ncol=2,bty="n",pch=c(1,1:3,1,4:6))
lines(1:3,oncho_no_effect_test[1,4:6],type="b",lwd=2,col=2)

plot(1:3,oncho_no_effect_test[2,1:3],type="b",xaxt="n",yaxt="n",ylim=c(0,1),lwd=2,col=1)
mtext(side=3,"Medium Dose",cex=1.3)#,line=2.2)
lines(1:3,oncho_no_effect_test[2,4:6],type="b",lwd=2,col=2)

plot(1:3,oncho_no_effect_test[3,1:3],type="b",xaxt="n",yaxt="n",ylim=c(0,1),lwd=2,col=1)
mtext(side=3,"High Dose",cex=1.3)#,line=2.2)
lines(1:3,oncho_no_effect_test[3,4:6],type="b",lwd=2,col=2)

mtext(side=4,"Scenario 0",cex=1,line=1)#,line=2.2)



plot(1:3,oncho_low_effect_test[1,1:3],type="b",xaxt="n",ylim=c(0,1),lty=1,lwd=2,col=1)
mtext(side=2,"Proportion",cex=1,line=2.1)#,line=2.2)
lines(1:3,oncho_low_effect_test[1,4:6],type="b",lty=1,lwd=2,col=2)

plot(1:3,oncho_low_effect_test[2,1:3],type="b",xaxt="n",yaxt="n",ylim=c(0,1),lwd=2,col=1)
lines(1:3,oncho_low_effect_test[2,4:6],type="b",lwd=2,col=2)

plot(1:3,oncho_low_effect_test[3,1:3],type="b",xaxt="n",yaxt="n",ylim=c(0,1),lwd=2,col=1)
lines(1:3,oncho_low_effect_test[3,4:6],type="b",lwd=2,col=2)
mtext(side=4,"Scenario low",cex=1,line=1)#,line=2.2)


plot(1:3,oncho_med_effect_test[1,1:3],type="b",xaxt="n",ylim=c(0,1),lty=1,lwd=2,col=1)
mtext(side=2,"Proportion",cex=1,line=2.1)#,line=2.2)
lines(1:3,oncho_med_effect_test[1,4:6],type="b",lty=1,lwd=2,col=2)

plot(1:3,oncho_med_effect_test[2,1:3],type="b",xaxt="n",yaxt="n",ylim=c(0,1),lwd=2,col=1)
lines(1:3,oncho_med_effect_test[2,4:6],type="b",lwd=2,col=2)

plot(1:3,oncho_med_effect_test[3,1:3],type="b",xaxt="n",yaxt="n",ylim=c(0,1),lwd=2,col=1)
lines(1:3,oncho_med_effect_test[3,4:6],type="b",lwd=2,col=2)
mtext(side=4,"Scenario med",cex=1,line=1)#,line=2.2)

plot(1:3,oncho_high_effect_test[1,1:3],type="b",xaxt="n",ylim=c(0,1),lty=1,lwd=2,col=1)
mtext(side=2,"Proportion",cex=1,line=2.1)#,line=2.2)
lines(1:3,oncho_high_effect_test[1,4:6],type="b",lty=1,lwd=2,col=2)
axis(1,c(1:3),c("lm","t-test","non par."),padj=-0.3,cex.axis=1)#,c("Selection","condPow","Pow"),padj=-0.3,cex.axis=1)
mtext(side=1,"Analysis",cex=1,line=2)#,line=2.2)

plot(1:3,oncho_high_effect_test[2,1:3],type="b",xaxt="n",yaxt="n",ylim=c(0,1),lwd=2,col=1)
lines(1:3,oncho_high_effect_test[2,4:6],type="b",lwd=2,col=2)
axis(1,c(1:3),c("lm","t-test","non par."),padj=-0.3,cex.axis=1)#,c("Selection","condPow","Pow"),padj=-0.3,cex.axis=1)
mtext(side=1,"Analysis",cex=1,line=2)#,line=2.2)

plot(1:3,oncho_high_effect_test[3,1:3],type="b",xaxt="n",yaxt="n",ylim=c(0,1),lwd=2,col=1)
lines(1:3,oncho_high_effect_test[3,4:6],type="b",lwd=2,col=2)
axis(1,c(1:3),c("lm","t-test","non par."),padj=-0.3,cex.axis=1)#,c("Selection","condPow","Pow"),padj=-0.3,cex.axis=1)
mtext(side=1,"Analysis",cex=1,line=2)#,line=2.2)
mtext(side=4,"Scenario high",cex=1,line=1)#,line=2.2)
dev.off()

#Conditional Power


pdf(file ="Oncho_condpower_test.pdf", width = 9, height = 9, pointsize = 12, paper = "special")
par (mfrow=c(3,3), mar=c(1, 1, 1, 1), oma=c(3, 3, 1, 1))
#plot(1:3,oncho_no_effect_test[4,1:3],type="b",xaxt="n",ylim=c(0,1),lty=1,lwd=2,col=1)
#mtext(side=2,"Proportion",cex=1,line=2.1)#,line=2.2)
#mtext(side=3,"Low Dose",cex=1.3)#,line=2.2)
##legend("topright",legend=c(expression(N[1]==60),expression(alpha[1]==0.1),expression(alpha[1]==0.2),expression(alpha[1]==0.3),expression(N[1]==90),expression(alpha[1]==0.1),expression(alpha[1]==0.2),expression(alpha[1]==0.3)),cex=.8,lwd=2,col=c("white",1:3,"white",4:6),lwd=2.5,ncol=2,bty="n",pch=c(1,1:3,1,4:6))
#lines(1:3,oncho_no_effect_test[4,4:6],type="b",lwd=2,col=2)

#plot(1:3,oncho_no_effect_test[5,1:3],type="b",xaxt="n",yaxt="n",ylim=c(0,1),lwd=2,col=1)
#mtext(side=3,"Medium Dose",cex=1.3)#,line=2.2)
#lines(1:3,oncho_no_effect_test[5,4:6],type="b",lwd=2,col=2)

#plot(1:3,oncho_no_effect_test[6,1:3],type="b",xaxt="n",yaxt="n",ylim=c(0,1),lwd=2,col=1)
#mtext(side=3,"High Dose",cex=1.3)#,line=2.2)
#lines(1:3,oncho_no_effect_test[6,4:6],type="b",lwd=2,col=2)
#mtext(side=4,"Scenario 0",cex=1,line=1)#,line=2.2)



plot(1:3,oncho_low_effect_test[4,1:3],type="b",xaxt="n",ylim=c(0,1),lty=1,lwd=2,col=1)
legend("top",legend=c(expression(N[1]==80),expression(N[1]==120)),lwd=2,col=c(1,2,3,4),lty=c(1,1,2,2),bty="n")
mtext(side=3,"Low Dose",cex=1.3)#,line=2.2)
mtext(side=2,"Proportion",cex=1,line=2.1)#,line=2.2)
lines(1:3,oncho_low_effect_test[4,4:6],type="b",lty=1,lwd=2,col=2)

plot(1:3,oncho_low_effect_test[5,1:3],type="b",xaxt="n",yaxt="n",ylim=c(0,1),lwd=2,col=1)
mtext(side=3,"Medium Dose",cex=1.3)#,line=2.2)
lines(1:3,oncho_low_effect_test[5,4:6],type="b",lwd=2,col=2)

plot(1:3,oncho_low_effect_test[6,1:3],type="b",xaxt="n",yaxt="n",ylim=c(0,1),lwd=2,col=1)
mtext(side=3,"High Dose",cex=1.3)#,line=2.2)
lines(1:3,oncho_low_effect_test[6,4:6],type="b",lwd=2,col=2)
mtext(side=4,"Scenario low",cex=1,line=1)#,line=2.2)


plot(1:3,oncho_med_effect_test[4,1:3],type="b",xaxt="n",ylim=c(0,1),lty=1,lwd=2,col=1)
mtext(side=2,"Proportion",cex=1,line=2.1)#,line=2.2)
lines(1:3,oncho_med_effect_test[4,4:6],type="b",lty=1,lwd=2,col=2)

plot(1:3,oncho_med_effect_test[5,1:3],type="b",xaxt="n",yaxt="n",ylim=c(0,1),lwd=2,col=1)
lines(1:3,oncho_med_effect_test[5,4:6],type="b",lwd=2,col=2)

plot(1:3,oncho_med_effect_test[6,1:3],type="b",xaxt="n",yaxt="n",ylim=c(0,1),lwd=2,col=1)
lines(1:3,oncho_med_effect_test[6,4:6],type="b",lwd=2,col=2)
mtext(side=4,"Scenario med",cex=1,line=1)#,line=2.2)

plot(1:3,oncho_high_effect_test[4,1:3],type="b",xaxt="n",ylim=c(0,1),lty=1,lwd=2,col=1)
mtext(side=2,"Proportion",cex=1,line=2.1)#,line=2.2)
lines(1:3,oncho_high_effect_test[4,4:6],type="b",lty=1,lwd=2,col=2)
axis(1,c(1:3),c("lm","t-test","non par."),padj=-0.3,cex.axis=1)#,c("Selection","condPow","Pow"),padj=-0.3,cex.axis=1)
mtext(side=1,"Analysis",cex=1,line=2)#,line=2.2)

plot(1:3,oncho_high_effect_test[5,1:3],type="b",xaxt="n",yaxt="n",ylim=c(0,1),lwd=2,col=1)
lines(1:3,oncho_high_effect_test[5,4:6],type="b",lwd=2,col=2)
axis(1,c(1:3),c("lm","t-test","non par."),padj=-0.3,cex.axis=1)#,c("Selection","condPow","Pow"),padj=-0.3,cex.axis=1)
mtext(side=1,"Analysis",cex=1,line=2)#,line=2.2)

plot(1:3,oncho_high_effect_test[6,1:3],type="b",xaxt="n",yaxt="n",ylim=c(0,1),lwd=2,col=1)
lines(1:3,oncho_high_effect_test[6,4:6],type="b",lwd=2,col=2)
axis(1,c(1:3),c("0.1","0.2","0.3"),padj=-0.3,cex.axis=1)#,c("Selection","condPow","Pow"),padj=-0.3,cex.axis=1)
axis(1,c(1:3),c("lm","t-test","non par."),padj=-0.3,cex.axis=1)#,c("Selection","condPow","Pow"),padj=-0.3,cex.axis=1)
mtext(side=1,"Analysis",cex=1,line=2)#,line=2.2)

dev.off()




#Error


pdf(file ="Oncho_Error.pdf", width = 12, height = 6, pointsize = 12, paper = "special")

par (mfrow=c(2,4), mar=c(1, 1, 1, 1), oma=c(3, 3, 1, 1))
plot(1:3,oncho_no_effect[7,1:3],type="b",xaxt="n",ylim=c(0,0.05),lty=1,lwd=2,col=1)
legend("top",legend=c(expression(N[1]==80),expression(N[1]==120),"MA1","MA2"),lwd=2,col=c(1,2,3,4),lty=c(1,1,2,2),bty="n")
mtext(side=2,"FWER",cex=1,line=2.1)#,line=2.2)
mtext(side=3,"Low Dose",cex=1.3)#,line=2.2)
lines(1:3,oncho_no_effect[7,4:6],type="b",lwd=2,col=2)
lines(1:3,oncho_no_effect[11,1:3],type="b",lwd=2,col=3,lty=2)
lines(1:3,oncho_no_effect[15,1:3],type="b",lwd=2,col=5,lty=2)
abline(h=0.025)
axis(1,c(1:3),c("0.1","0.2","0.3"),padj=-0.3,cex.axis=1)#,c("Selection","condPow","Pow"),padj=-0.3,cex.axis=1)
mtext(side=1,expression(alpha[1]),cex=1,line=2)#,line=2.2)

plot(1:3,oncho_no_effect[8,1:3],type="b",xaxt="n",yaxt="n",ylim=c(0,0.05),lwd=2,col=1)
mtext(side=3,"Medium Dose",cex=1.3)#,line=2.2)
lines(1:3,oncho_no_effect[8,4:6],type="b",lwd=2,col=2)
lines(1:3,oncho_no_effect[12,1:3],type="b",lwd=2,col=3,lty=2)
lines(1:3,oncho_no_effect[16,1:3],type="b",lwd=2,col=5,lty=2)
abline(h=0.025)
axis(1,c(1:3),c("0.1","0.2","0.3"),padj=-0.3,cex.axis=1)#,c("Selection","condPow","Pow"),padj=-0.3,cex.axis=1)
mtext(side=1,expression(alpha[1]),cex=1,line=2)#,line=2.2)

plot(1:3,oncho_no_effect[9,1:3],type="b",xaxt="n",yaxt="n",ylim=c(0,0.05),lwd=2,col=1)
mtext(side=3,"High Dose",cex=1.3)#,line=2.2)
lines(1:3,oncho_no_effect[9,4:6],type="b",lwd=2,col=2)
lines(1:3,oncho_no_effect[13,1:3],type="b",lwd=2,col=3,lty=2)
lines(1:3,oncho_no_effect[17,1:3],type="b",lwd=2,col=5,lty=2)
abline(h=0.025)
axis(1,c(1:3),c("0.1","0.2","0.3"),padj=-0.3,cex.axis=1)#,c("Selection","condPow","Pow"),padj=-0.3,cex.axis=1)
mtext(side=1,expression(alpha[1]),cex=1,line=2)#,line=2.2)

plot(1:3,oncho_no_effect[10,1:3],type="b",xaxt="n",yaxt="n",ylim=c(0,0.05),lwd=2,col=1)
mtext(side=3,"Total Study FWER",cex=1.3)#,line=2.2)
lines(1:3,oncho_no_effect[10,4:6],type="b",lwd=2,col=2)
lines(1:3,oncho_no_effect[14,1:3],type="b",lwd=2,col=3,lty=2)
lines(1:3,oncho_no_effect[18,1:3],type="b",lwd=2,col=5,lty=2)
mtext(side=4,"Scenario 0",cex=1,line=1)#,line=2.2)
abline(h=0.025)
axis(1,c(1:3),c("0.1","0.2","0.3"),padj=-0.3,cex.axis=1)#,c("Selection","condPow","Pow"),padj=-0.3,cex.axis=1)
mtext(side=1,expression(alpha[1]),cex=1,line=2)#,line=2.2)



plot(1:3,oncho_no_effect_test[7,1:3],type="b",xaxt="n",ylim=c(0,0.05),lty=1,lwd=2,col=1)
mtext(side=2,"Proportion",cex=1,line=2.1)#,line=2.2)
##legend("topright",legend=c(expression(N[1]==60),expression(alpha[1]==0.1),expression(alpha[1]==0.2),expression(alpha[1]==0.3),expression(N[1]==90),expression(alpha[1]==0.1),expression(alpha[1]==0.2),expression(alpha[1]==0.3)),cex=.8,lwd=2,col=c("white",1:3,"white",4:6),lwd=2.5,ncol=2,bty="n",pch=c(1,1:3,1,4:6))
lines(1:3,oncho_no_effect_test[7,4:6],type="b",lwd=2,col=2)
lines(1:3,oncho_no_effect_test[11,1:3],type="b",lwd=2,col=3,lty=2)
lines(1:3,oncho_no_effect_test[15,1:3],type="b",lwd=2,col=5,lty=2)
abline(h=0.025)
axis(1,c(1:3),c("lm","t-test","non par."),padj=-0.3,cex.axis=1)#,c("Selection","condPow","Pow"),padj=-0.3,cex.axis=1)
mtext(side=1,"Analysis",cex=1,line=2)#,line=2.2)

plot(1:3,oncho_no_effect_test[8,1:3],type="b",xaxt="n",yaxt="n",ylim=c(0,0.05),lwd=2,col=1)
lines(1:3,oncho_no_effect_test[8,4:6],type="b",lwd=2,col=2)
lines(1:3,oncho_no_effect_test[12,1:3],type="b",lwd=2,col=3,lty=2)
lines(1:3,oncho_no_effect_test[16,1:3],type="b",lwd=2,col=5,lty=2)#
abline(h=0.025)
axis(1,c(1:3),c("lm","t-test","non par."),padj=-0.3,cex.axis=1)#,c("Selection","condPow","Pow"),padj=-0.3,cex.axis=1)
mtext(side=1,"Analysis",cex=1,line=2)#,line=2.2)

plot(1:3,oncho_no_effect_test[9,1:3],type="b",xaxt="n",yaxt="n",ylim=c(0,0.05),lwd=2,col=1)
lines(1:3,oncho_no_effect_test[9,4:6],type="b",lwd=2,col=2)
lines(1:3,oncho_no_effect_test[13,1:3],type="b",lwd=2,col=3,lty=2)
lines(1:3,oncho_no_effect_test[17,1:3],type="b",lwd=2,col=5,lty=2)
abline(h=0.025)
axis(1,c(1:3),c("lm","t-test","non par."),padj=-0.3,cex.axis=1)#,c("Selection","condPow","Pow"),padj=-0.3,cex.axis=1)
mtext(side=1,"Analysis",cex=1,line=2)#,line=2.2)

plot(1:3,oncho_no_effect_test[10,1:3],type="b",xaxt="n",yaxt="n",ylim=c(0,0.05),lwd=2,col=1)
lines(1:3,oncho_no_effect_test[10,4:6],type="b",lwd=2,col=2)
lines(1:3,oncho_no_effect_test[14,1:3],type="b",lwd=2,col=3,lty=2)
lines(1:3,oncho_no_effect_test[18,1:3],type="b",lwd=2,col=5,lty=2)
mtext(side=4,"Scenario 0",cex=1,line=1)#,line=2.2)
abline(h=0.025)
axis(1,c(1:3),c("lm","t-test","non par."),padj=-0.3,cex.axis=1)#,c("Selection","condPow","Pow"),padj=-0.3,cex.axis=1)
mtext(side=1,"Analysis",cex=1,line=2)#,line=2.2)

dev.off()